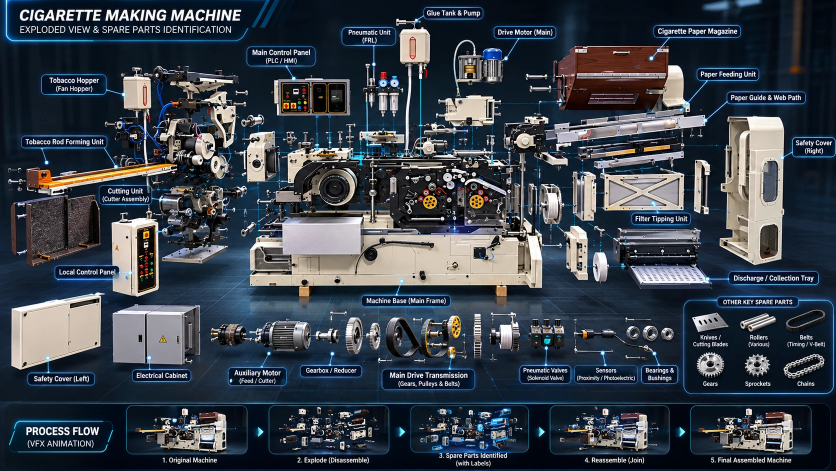
#> input picture machine-reel/source/infographic.webp, 1672 x 941 px (shown at 1/2 size)
$ python extract.py
#> lines starting #> are read from the running program, lines starting #| are printed output that depends on the picture
"""Cut every component group out of the infographic into its own RGBA layer (layers/parts/<id>.png, 2x)."""
import json, os, cv2, numpy as np
from scipy import ndimage as ndi
R = os.path.join(os.path.dirname(__file__), "..")
UP = 2
img = cv2.imread(f"{R}/source/infographic.webp")
#> img is the input picture: shape (941, 1672, 3); mean B, G, R 75.6, 66.1, 58.1
big = cv2.resize(img, None, fx=UP, fy=UP, interpolation=cv2.INTER_LANCZOS4)
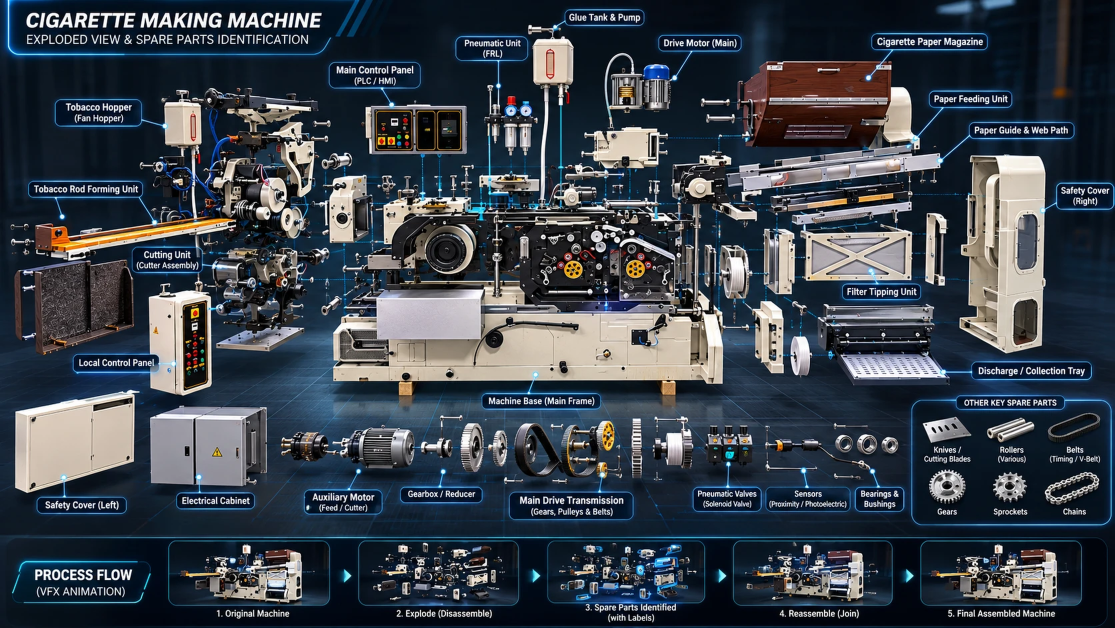
#> big: shape (1882, 3344, 3) (shown at 1/3 size); mean B, G, R 75.6, 66.2, 58.2
blur = cv2.GaussianBlur(big, (0, 0), 1.6)
big = cv2.addWeighted(big, 1.45, blur, -0.45, 0)
os.makedirs(f"{R}/layers/parts", exist_ok=True)
#> (the run stopped early here; a loop or call above may not have finished)
